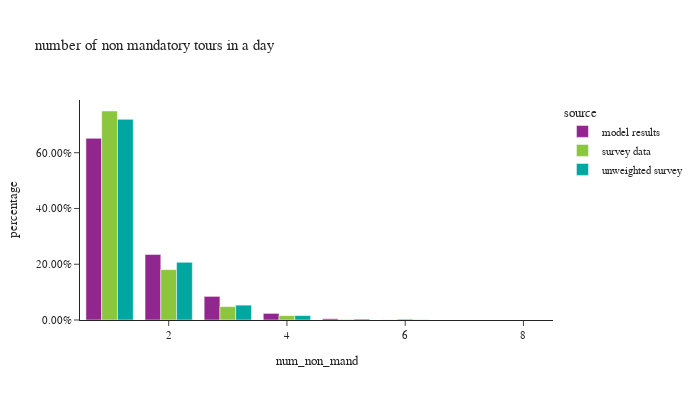

This figure's notebook cell:
### Code cell
df_plot = per_data.groupby(['num_non_mand','source'])['person_weight'].sum().reset_index()

df_plot['percentage'] = df_plot.groupby(['source'], group_keys=False)['person_weight']. \
    apply(lambda x: x / float(x.sum()))

fig = px.bar(df_plot, x="num_non_mand", y="percentage", color="source",barmode="group",
             title="number of non mandatory tours in a day")
fig.update_layout(height=400, width=700, yaxis=dict(tickformat=".2%"))
fig.show()

### Figure 1 — Plotly figure (JSON) as saved in the notebook; plotly's stock layout.template omitted (floating-point values rounded to 4 significant figures)
{"data": [{"alignmentgroup": "True", "hovertemplate": "source=model results<br>num_non_mand=%{x}<br>percentage=%{y}<extra></extra>", "legendgroup": "model results", "marker": {"color": "#91268F", "pattern": {"shape": ""}}, "name": "model results", "offsetgroup": "model results", "orientation": "v", "showlegend": true, "textposition": "auto", "type": "bar", "x": [1, 2, 3, 4, 5, 6, 7, 8], "xaxis": "x", "y": [0.6515, 0.2352, 0.08471, 0.02368, 0.004548, 0.0003345, 1.738e-05, 1.086e-06], "yaxis": "y"}, {"alignmentgroup": "True", "hovertemplate": "source=survey data<br>num_non_mand=%{x}<br>percentage=%{y}<extra></extra>", "legendgroup": "survey data", "marker": {"color": "#8CC63E", "pattern": {"shape": ""}}, "name": "survey data", "offsetgroup": "survey data", "orientation": "v", "showlegend": true, "textposition": "auto", "type": "bar", "x": [1, 2, 3, 4, 5, 6], "xaxis": "x", "y": [0.7496, 0.1808, 0.04815, 0.0156, 0.002093, 0.003803], "yaxis": "y"}, {"alignmentgroup": "True", "hovertemplate": "source=unweighted survey<br>num_non_mand=%{x}<br>percentage=%{y}<extra></extra>", "legendgroup": "unweighted survey", "marker": {"color": "#00A7A0", "pattern": {"shape": ""}}, "name": "unweighted survey", "offsetgroup": "unweighted survey", "orientation": "v", "showlegend": true, "textposition": "auto", "type": "bar", "x": [1, 2, 3, 4, 5, 6], "xaxis": "x", "y": [0.7196, 0.2069, 0.05336, 0.01585, 0.00348, 0.0007734], "yaxis": "y"}], "layout": {"barmode": "group", "height": 400, "legend": {"title": {"text": "source"}, "tracegroupgap": 0}, "title": {"text": "number of non mandatory tours in a day"}, "width": 700, "xaxis": {"anchor": "y", "domain": [0.0, 1.0], "title": {"text": "num_non_mand"}}, "yaxis": {"anchor": "x", "domain": [0.0, 1.0], "tickformat": ".2%", "title": {"text": "percentage"}}}}
